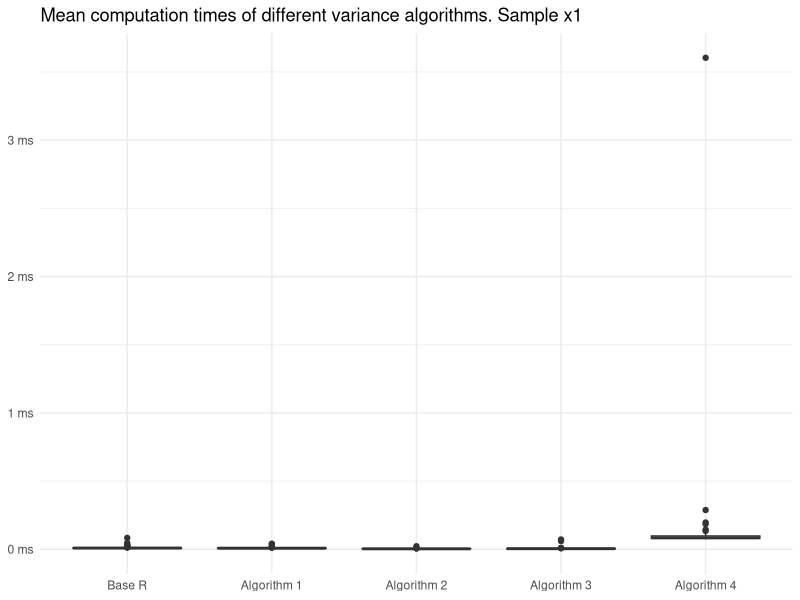
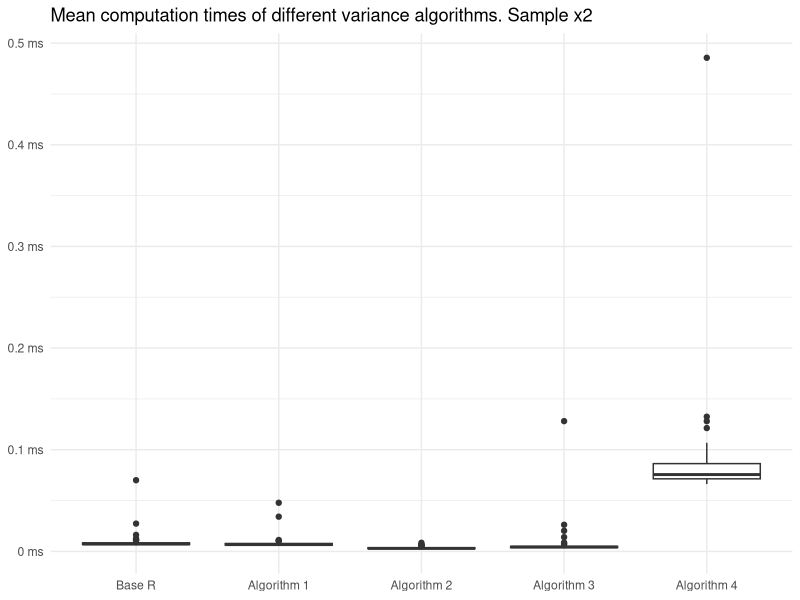
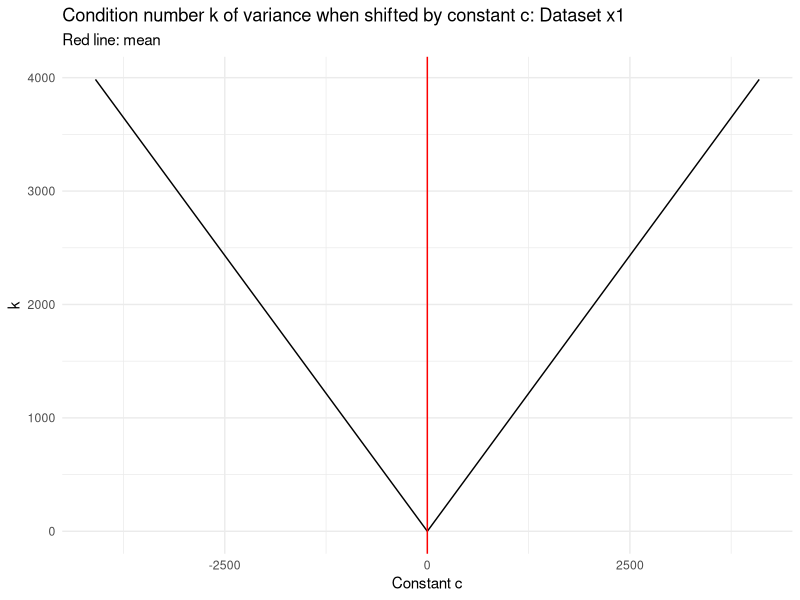
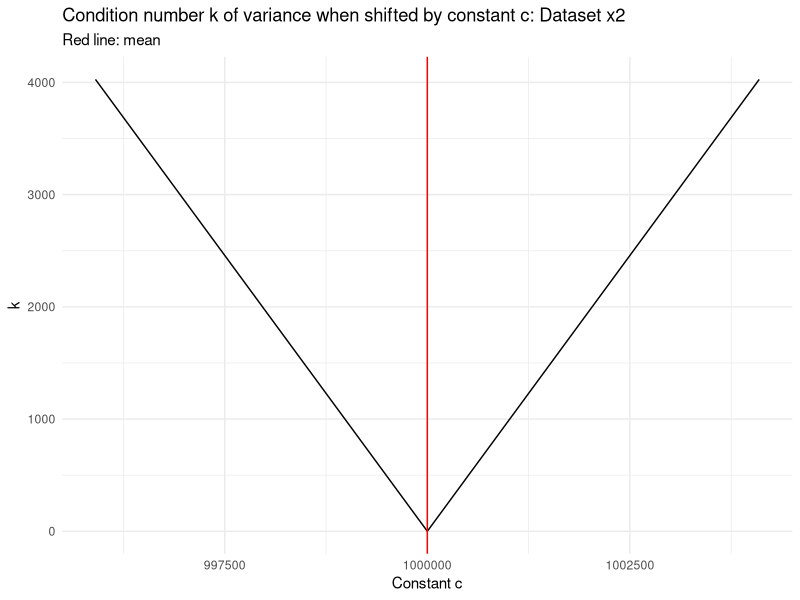
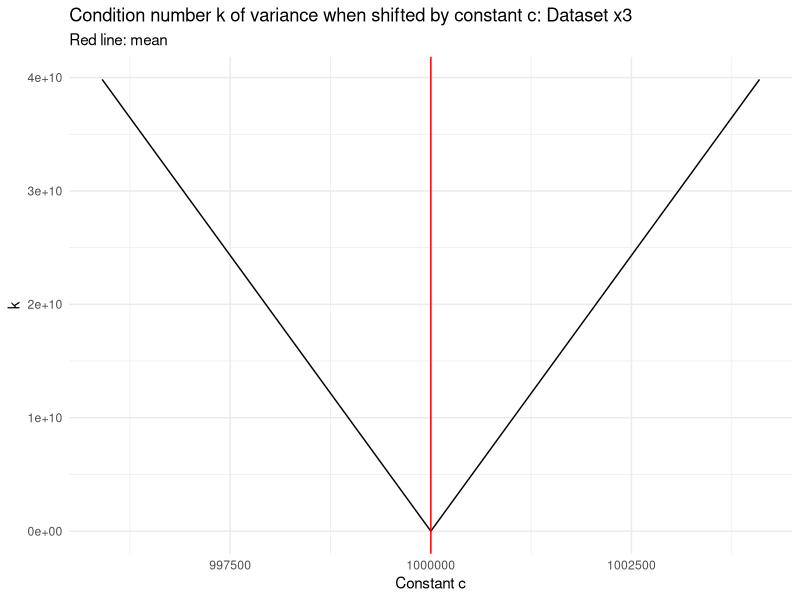

Source code (R) for these figures, in order:
## ---- chunk 1
library(tidyverse)
library(knitr)
library(microbenchmark)
## ---- chunk 2
set.seed(11721138)
x1 <- rnorm(100)
x2 <- rnorm(100, mean=1000000)

x1 %>% head()
x2 %>% head()
## ---- chunk 3
variance_1 <- function(x, c=NULL){
  x_n <- length(x)
  x_mean <- mean(x)
  x_deviants <- x - x_mean
  x_deviants_squared <- x_deviants^2
  x_variance <- (sum(x_deviants_squared)) / (x_n - 1)
  return (x_variance)  
}

variance_1(x1)
## ---- chunk 4
variance_2 <- function(x, c=NULL){
  x_n <- length(x)
  p1 <- sum(x^2)
  p2 <- (sum(x)^2) / x_n
  x_variance <- (p1 - p2) / (x_n - 1)
  return (x_variance)
}

variance_2(x1)
## ---- chunk 5

variance_3 <- function(x, c=NULL){
  if (is.null(c)) c <- x[1]
  x_n <- length(x)
  p1 <- sum((x - c)^2)
  p2 <- (sum(x-c)^2)/x_n
  x_variance <- (p1 - p2) / (x_n - 1)
  return (x_variance)
}

cs <- c(0, x1[1], x1[2], x1[3], 1, 10, 100, -100, 1000, 1000000, 11721138, -11721138)
vcs <- sapply(cs, function(c) variance_3(x1, c))
data.frame(c=cs, `Variance per algorithm 3`=vcs) %>% kable()

## ---- chunk 6

online_variance_4 <- function(x){
  # compute the online/cumulative means
  x_online_means <- cumsum(x) / seq_along(x)
  
  # prepare an empty vector for the online variances
  x_online_variances <- c()
  
  # iterate over 1 through n
  for (i in seq(x)) {
    # the first value is alone and therefore has a variance of 0
    if (i == 1) {
      x_online_variances[i] <- 0
      next
    }
    # otherwise compute the formula
    left_term <- (i - 2) / (i - 1) * x_online_variances[i-1]
    right_term <- (x[i] - x_online_means[i-1])^2 / i
    x_online_variances[i] <- left_term + right_term
  }
  
  return (x_online_variances)  
}

variance_4 <- function(x, c=NULL) online_variance_4(x) %>% last()

data.frame(
  n = 1:100,
  value = x1,
  Online.Variances = online_variance_4(x1)
) %>% 
  filter((n < 6) | (n > 95)) %>% 
  kable()
## ---- chunk 7
get_variances <- function(x, c=NULL){
  
  funs <- c(var,   variance_1,   variance_2,   variance_3,   variance_4)
  names <- c("Base R", "Algorithm 1", "Algorithm 2", "Algorithm 3", "Algorithm 4 (online)")
  
  out <- data.frame(
    Function = names,
    Variance = sapply(funs, function(f) f(x, c)),
    Mean.Time.ms = sapply(funs, function(f) mean(microbenchmark(f(x))$time) / 1e6)
  )
  return (out)
}


## ---- chunk 8
get_variances(x1) %>% kable()

microbenchmark(
  "Base R" = var(x1),
  "Algorithm 1" = variance_1(x1),
  "Algorithm 2" = variance_2(x1),
  "Algorithm 3" = variance_3(x1),
  "Algorithm 4" = variance_4(x1)
) %>% 
  ggplot(aes(x = expr, y = time / 1e6)) +  
  geom_boxplot() +
  theme_minimal() +
  theme(
    axis.title = element_blank(),
  ) +
  scale_y_continuous(labels = function(x) paste0(x, " ms")) +  
  ggtitle("Mean computation times of different variance algorithms. Sample x1")
## ---- chunk 9
get_variances(x1) %>% kable()

microbenchmark(
  "Base R" = var(x2),
  "Algorithm 1" = variance_1(x2),
  "Algorithm 2" = variance_2(x2),
  "Algorithm 3" = variance_3(x2),
  "Algorithm 4" = variance_4(x2)
) %>% 
  ggplot(aes(x = expr, y = time / 1e6)) +  
  geom_boxplot() +
  theme_minimal() +
  theme(
    axis.title = element_blank(),
  ) +
  scale_y_continuous(labels = function(x) paste0(x, " ms")) +  
  ggtitle("Mean computation times of different variance algorithms. Sample x2")


## ---- chunk 10
x3 <- rnorm(100, mean=1000000 , sd=0.0000001)

## ---- chunk 11
con_num_variance <- function(x) sqrt(sum(x^2) / sum((x - mean(x))^2))

con_num_variance(rnorm(100, mean = 0, sd=1))
con_num_variance(rnorm(100, mean = 1e-6, sd=1))
con_num_variance(rnorm(100, mean = 1e-6, sd=1e-3))

## ---- chunk 12
con_num_variance(rnorm(100, mean = 1e6, sd=1e6))
## ---- chunk 13
x4 <- rnorm(100, mean = 1e6, sd=1e-6)

var(x4)
con_num_variance(x4)

## ---- chunk 14
con_num_variance_shift <- function(x, c) sqrt(1 + length(x) / sum((x-mean(x))^2) * (mean(x)-c)^2)

# visualize condition number of variance with shifting constant
show_shifted_k <- function(x, title_append=""){
  # the the sample mean
  xhat <- x %>% mean()
  # get exemplary values for the constant c
  constants = 2 ^ seq(-12, 12)
  constants = c(-1*constants, constants) + xhat
  # create a dataframe to viszalize everything
  data.frame(
    cs = constants,
    vs = sapply(constants, function(c) variance_3(x, c)),
    ks = sapply(constants, function(c) con_num_variance_shift(x, c))
  ) %>%  
    ggplot(aes(x=cs, y=ks)) + 
    geom_line() +
    geom_vline(xintercept = xhat, color="red") +
    theme_minimal() +
    labs(x="Constant c", y="k", subtitle="Red line: mean") +
    ggtitle("Condition number k of variance when shifted by constant c" %>% paste0(title_append))
}

con_num_variance_shift(x1, 0)
show_shifted_k(x1, ": Dataset x1")
con_num_variance_shift(x2, 1000000)
show_shifted_k(x2, ": Dataset x2")
con_num_variance_shift(x3, 1e6)
show_shifted_k(x3, ": Dataset x3")



